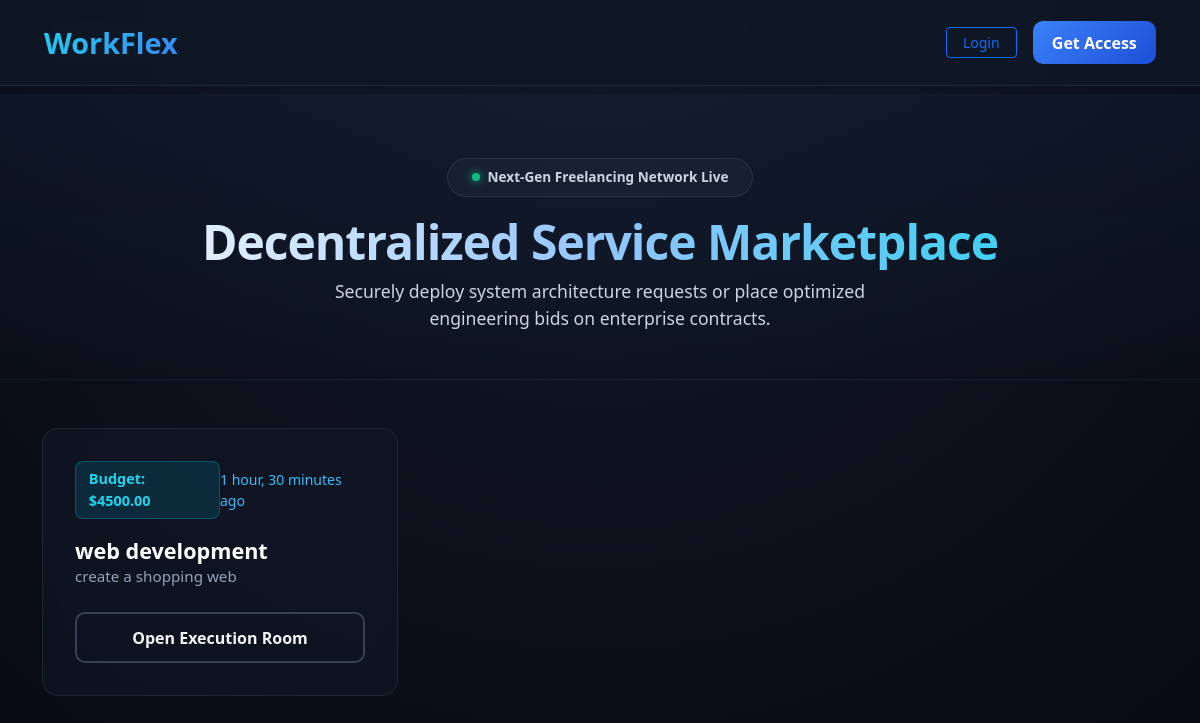
The page / on the database its author committed.
### core/models.py (models this page shows, shortened)
class Project(models.Model):
    client = models.ForeignKey(User, on_delete=models.CASCADE, related_name='projects')
    title = models.CharField(max_length=255)
    description = models.TextField()
    budget = models.DecimalField(max_digits=10, decimal_places=2)
    created_at = models.DateTimeField(auto_now_add=True)

### core/views.py (the view)
# urls.py: path('', views.home, name='home'),
def home(request):
    projects = Project.objects.all().order_by('-created_at')
    return render(request, 'core/home.html', {'projects': projects})

### core/templates/core/home.html (shortened to what this page needs)
<!DOCTYPE html>
<html lang="en">
<head>
    <link href="https://cdn.jsdelivr.net/npm/bootstrap@5.3.0/dist/css/bootstrap.min.css" rel="stylesheet">
</head>
<body>
<nav class="navbar navbar-expand-lg navbar-dark mb-2">
    <div class="container-fluid">
        <a class="navbar-brand fw-bold" href="{% url 'home' %}">WorkFlex</a>
        <div class="ms-auto d-flex align-items-center gap-3">
            {% if user.is_authenticated %}
                <span class="text-white small d-none d-sm-inline">Authorized Role: <strong style="color: #22d3ee;">{{ user.username }} ({{ user.profile.role|capfirst }})</strong></span>
                {% if user.profile.role == 'client' %}
                    <a href="{% url 'create_project' %}" class="btn btn-action-primary">+ Post Project</a>
                    <a href="{% url 'my_projects' %}" class="btn btn-sm btn-outline-light px-3" style="border-radius:10px;">My Area</a>
                {% else %}
                    <a href="{% url 'my_bids' %}" class="btn btn-sm btn-outline-light px-3" style="border-radius:10px;">My Bids</a>
                {% endif %}
                <a href="{% url 'logout' %}" class="btn btn-sm btn-danger px-3" style="border-radius:10px;">Disconnect</a>
            {% else %}
                <a href="{% url 'login' %}" class="btn btn-sm btn-outline-primary px-3">Login</a>
                <a href="{% url 'signup' %}" class="btn btn-action-primary">Get Access</a>
            {% endif %}
        </div>
    </div>
</nav>
<div class="hero-section mb-5">
    <div class="container">
        <div class="mb-3">
            <span class="stat-badge"><span class="live-dot"></span> Next-Gen Freelancing Network Live</span>
        </div>
        <h1 class="glowing-title">Decentralized Service Marketplace</h1>
        <p class="mx-auto style-desc" style="max-width: 600px; color: #cbd5e1; font-size: 1.1rem;">
            Securely deploy system architecture requests or place optimized engineering bids on enterprise contracts.
        </p>
    </div>
</div>
<div class="container mb-5">
    <div class="row g-4">
        {% for project in projects %}
            <div class="col-md-6 col-lg-4">
                <div class="project-card d-flex flex-column justify-content-between">
                    <div>
                        <div class="d-flex justify-content-between align-items-center">
                            <span class="card-budget">Budget: ${% if project.budget %}{{ project.budget }}{% else %}0.00{% endif %}</span>
                            <small style="color: #38bdf8; font-weight: 500;">{{ project.created_at|timesince }} ago</small>
                        </div>
                        <h4 class="card-title">{{ project.title }}</h4>
                        <p class="card-desc">{{ project.description|truncatewords:25 }}</p>
                    </div>
                    <div style="position: relative; z-index: 2;">
                        <a href="{% url 'project_detail' project.pk %}" class="btn btn-card-outline text-center">Open Execution Room</a>
                    </div>
                </div>
            </div>
        {% empty %}
            <div class="col-12 text-center py-5">
                <div class="p-5 rounded-4" style="background: rgba(255,255,255,0.02); border: 1px dashed rgba(255,255,255,0.1);">
                    <p class="text-white fs-5 mb-0">No active network protocols found. Click "+ Post Project" to initialize the database.</p>
                </div>
            </div>
        {% endfor %}
    </div>
</div>
</body>
</html>

### core/templates/core/home.html (style rules this page uses)
body { background: radial-gradient(circle at 50% 0%, #111827 0%, #070a13 100%); color: #ffffff; font-family: 'Segoe UI', system-ui, sans-serif; min-height: 100vh; }
.navbar { background: rgba(17, 24, 39, 0.75); backdrop-filter: blur(12px); border-bottom: 1px solid rgba(255, 255, 255, 0.08); padding: 1rem 2rem; }
.navbar-brand { font-size: 1.8rem; background: linear-gradient(135deg, #22d3ee, #3b82f6); -webkit-background-clip: text; -webkit-text-fill-color: transparent; }
.hero-section { background: linear-gradient(180deg, rgba(59, 130, 246, 0.05) 0%, transparent 100%); padding: 4rem 0 2rem 0; text-align: center; border-bottom: 1px solid rgba(255, 255, 255, 0.03); }
.glowing-title { font-size: 3rem; font-weight: 800; background: linear-gradient(to right, #ffffff, #93c5fd, #22d3ee); -webkit-background-clip: text; -webkit-text-fill-color: transparent; letter-spacing: -1px; }
.stat-badge { background: rgba(255, 255, 255, 0.03); border: 1px solid rgba(255, 255, 255, 0.08); border-radius: 30px; padding: 0.5rem 1.5rem; font-size: 0.85rem; font-weight: 600; color: #cbd5e1; display: inline-flex; align-items: center; gap: 8px; }
.live-dot { width: 8px; height: 8px; background-color: #10b981; border-radius: 50%; box-shadow: 0 0 8px #10b981; }
.project-card { background: rgba(17, 24, 39, 0.6); backdrop-filter: blur(8px); border: 1px solid rgba(255, 255, 255, 0.08); border-radius: 16px; padding: 2rem; height: 100%; display: flex; flex-column: justify; transition: all 0.3s cubic-bezier(0.4, 0, 0.2, 1); position: relative; overflow: hidden; }
.project-card::before { content: ''; position: absolute; top: 0; left: 0; width: 100%; height: 100%; background: linear-gradient(135deg, rgba(6, 182, 212, 0.1), transparent); opacity: 0; transition: opacity 0.3s ease; }
.card-budget { background: rgba(6, 182, 212, 0.15); color: #22d3ee; border: 1px solid rgba(6, 182, 212, 0.3); font-weight: 700; padding: 0.4rem 0.8rem; border-radius: 8px; font-size: 0.9rem; }
.card-title { color: #ffffff; font-weight: 700; font-size: 1.35rem; margin-top: 1.2rem; }
.card-desc { color: #94a3b8; font-size: 0.95rem; line-height: 1.6; margin-bottom: 1.5rem; }
.btn-action-primary { background: linear-gradient(135deg, #3b82f6 0%, #1d4ed8 100%); color: #ffffff; font-weight: 600; border: none; border-radius: 10px; padding: 0.6rem 1.2rem; transition: all 0.2s; }
.btn-card-outline { background: transparent; border: 2px solid #374151; color: #f3f4f6; font-weight: 600; width: 100%; padding: 0.7rem; border-radius: 10px; transition: all 0.2s; }

### rows shown on the page
Project: budget "4500.00", created_at "1 hour, 30 minutes", title "web development", description "create a shopping web"
